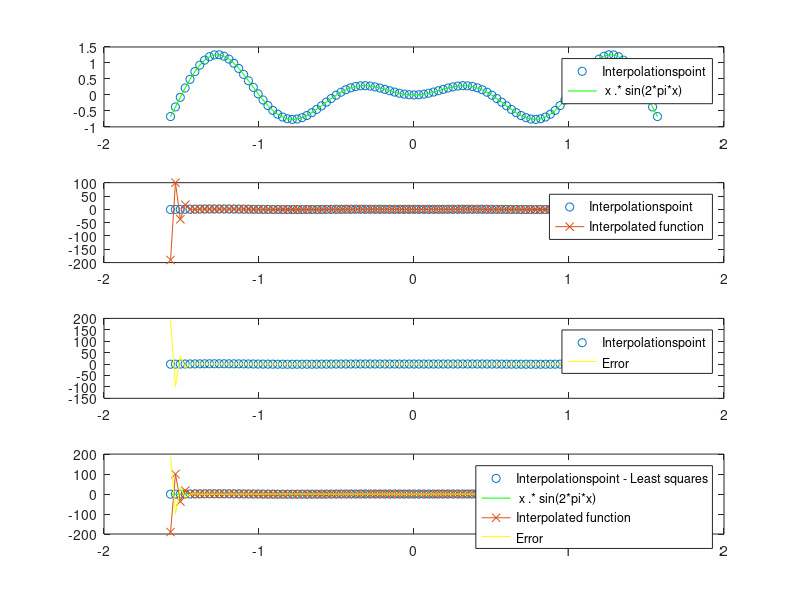

Here is the MATLAB script that generated this plot:
clear all; clf;

% Original function
%x = -5:0.2:5; % Adjust resolution, Step: 5, 2, 1, 0.5, 0.2, 0.1
x = -0.5*pi:0.01*pi:0.5*pi;% step: 0.5π,0.2π, 0.1π, 0.05π, 0.02π, 0.01π
y = x .* sin(2*pi*x);
%y=1./(1+x.^2); %x.*sin(2*pi*x)


% Interpolated points
x_interp = linspace(x(1), x(end));

% Accurate history (for plotting and measuring errors)
%y_pinterp = 1./(1+x_interp.^2); 
y_pinterp = x_interp.*sin(2*pi*x_interp); 
subplot(4,1,1)
plot(x, y, 'o');
hold on
plot(x_interp, y_pinterp, 'g-');
legend("Interpolationspoint", " x .* sin(2*pi*x)")

% Interpolation with built-in method
% (uses least squares if necessary)
tic
p = polyfit(x, y, size(x,2));
y_interp = polyval(p, x_interp);
toc

subplot(4,1,2)
plot(x, y, 'o');
hold on
plot(x_interp, y_interp, 'x-');
legend("Interpolationspoint","Interpolated function")
subplot(4,1,3)
plot(x, y, 'o');
hold on
plot(x_interp, y_pinterp - y_interp, 'y-');
legend("Interpolationspoint",'Error')

subplot(4,1,4)
plot(x, y, 'o');
hold on
plot(x_interp, y_pinterp, 'g-');
plot(x_interp, y_interp, 'x-');
plot(x_interp, y_pinterp - y_interp, 'y-');
legend('Interpolationspoint - Least squares', ' x .* sin(2*pi*x)', 'Interpolated function', 'Error')